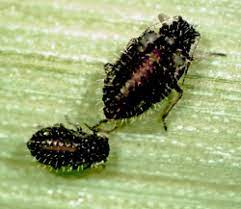
#> input picture tests/cascade/1.jpg, 241 x 209 px
$ python test.py
#> lines starting #> are read from the running program, lines starting #| are printed output that depends on the picture; after the words box and inside, x2 and y2 are one past the last pixel; in counts of white or black regions, pixels touching at a corner belong together
# tests/cascade/test.py

# Imports
import cv2

# Carregar o classificador Haar Cascade
cascade_path = 'cascade.xml'
pestClassif = cv2.CascadeClassifier(cascade_path)

if pestClassif.empty():
    print(f'Erro ao carregar o classificador em {cascade_path}')
    exit()

# Carregar uma imagem de teste
image_path = r"1.jpg"
image = cv2.imread(image_path)
#> image is the input picture: shape (209, 241, 3); mean B, G, R 120.6, 168.7, 155.7

if image is None:
    print(f'Erro ao carregar a imagem em {image_path}')
    exit()

# Converter a imagem para escala de cinza
gray = cv2.cvtColor(image, cv2.COLOR_BGR2GRAY)
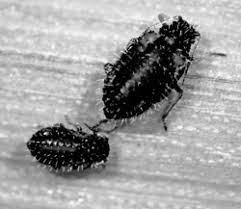
#> gray: shape (209, 241); min 0, max 254, mean 159.3

# Detectar objetos usando o classificador Haar Cascade
pests = pestClassif.detectMultiScale(gray, scaleFactor=1.1, minNeighbors=5, minSize=(70, 78))
#> pests = [[81, 63, 103, 103], [12, 10, 89, 89]]

if len(pests) == 0:
    print('Nenhuma praga detectada')
else:
    # Desenhar retângulos e rotular objetos detectados em vermelho
    for (x, y, w, h) in pests:
        cv2.rectangle(image, (x, y), (x + w, y + h), (0, 0, 255), 2)  # cor vermelha
        cv2.putText(image, 'Praga', (x, y - 10), cv2.FONT_HERSHEY_SIMPLEX, 0.7, (0, 0, 255), 2, cv2.LINE_AA)  # cor vermelha
#> this loop made 2 passes
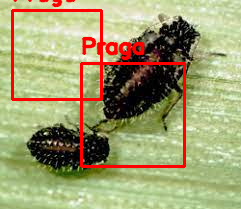
#> image: shape (209, 241, 3); 6.44% of pixels changed, all inside (x1, y1, x2, y2) = (11, 0, 186, 168)

    # Exibir a imagem com os objetos detectados
    cv2.imshow('Detecção em Imagem', image)
    cv2.waitKey(0)
    cv2.destroyAllWindows()
